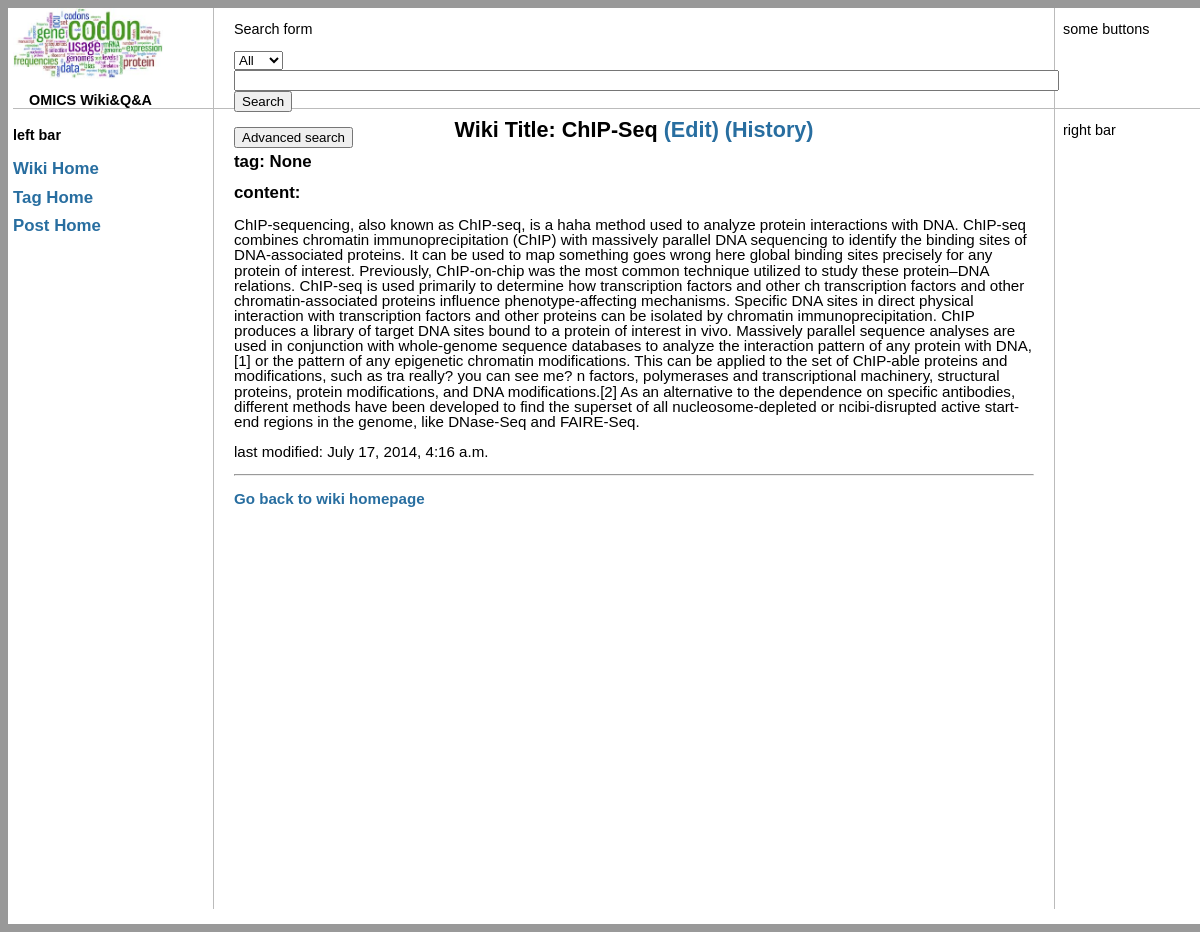
Page /wiki/3/ on the earlier database version.
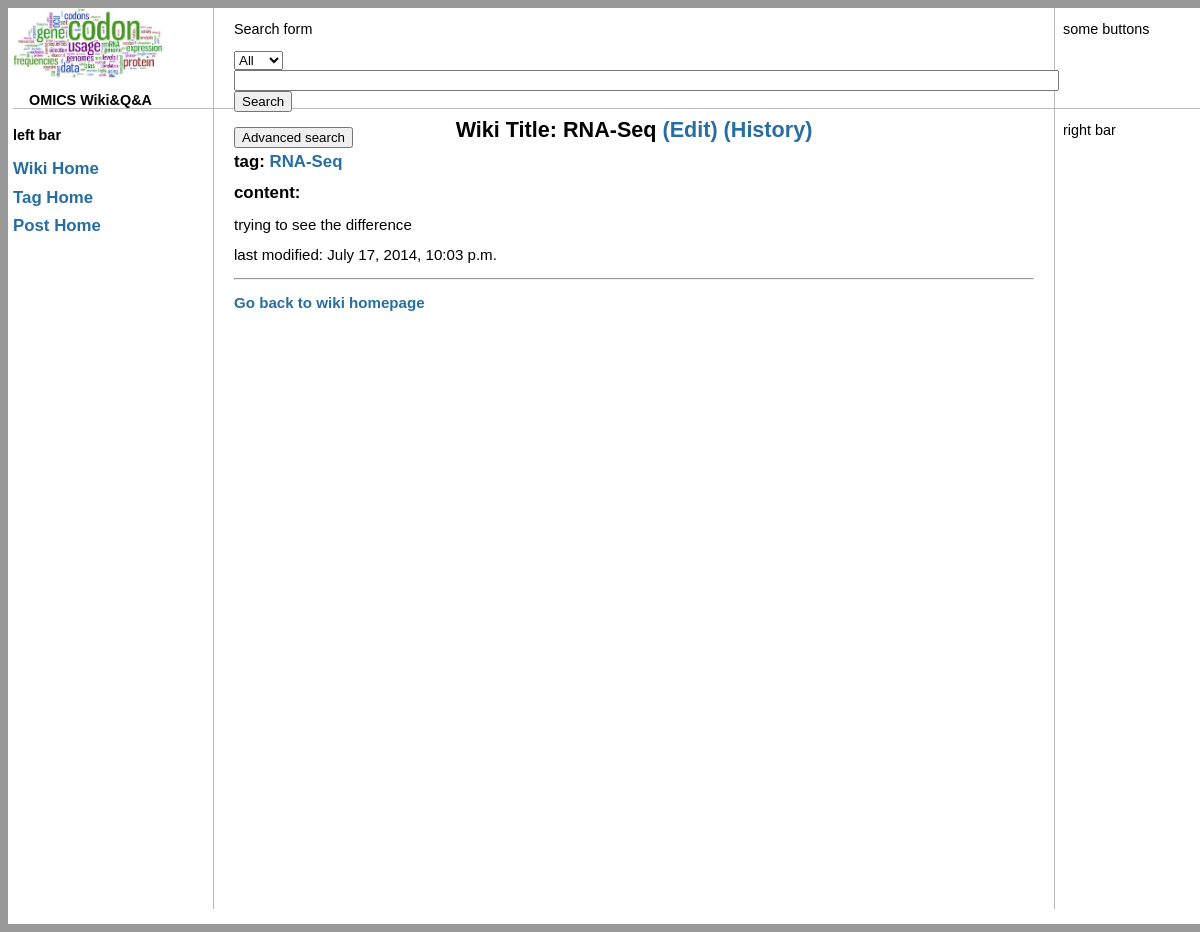
Same page on the later database version.
### wiki/models.py (models this page shows, shortened)
class Page(models.Model):
    title = models.CharField(_("title"), max_length=255, unique=True)
    tags = models.ManyToManyField("tags.Tag",blank=True)
    current_revision = models.OneToOneField('PageRevision', blank=True, null=True, verbose_name=_('current revision'),
                                            related_name = "revision_page")

class PageRevision(models.Model):
    revision_number = models.IntegerField(_('revision number'), editable=False)
    revision_summary = models.TextField(_('revision summary'), blank=True)
    page = models.ForeignKey(Page, on_delete = models.CASCADE, verbose_name=_("page"))
    content = models.TextField(blank=True, verbose_name = _("page content"))
    modified_date = models.DateTimeField(auto_now=True, verbose_name=_("modified date"))
    class Meta:
        get_latest_by= 'revision_number'

### tags/models.py (models this page shows, shortened)
class Tag(Page):
    def __unicode__(self):
        return self.name
    name = models.CharField(max_length=255, unique=True)
    parent_page = models.OneToOneField("wiki.Page",parent_link=True)
    count = models.IntegerField(default=0)
    parent = models.ForeignKey('self', related_name = "children",null=True, blank=True)
    node_position = models.IntegerField(default=0)
    PROPOSED, APPROVED, WORKFLOW, SOFTWARE = range(4)
    CATEGORY_CHOICE = [(PROPOSED, "proposed"), (APPROVED,"approved"), (WORKFLOW,"workflow"), (SOFTWARE,"software")]
    categories = models.IntegerField(choices=CATEGORY_CHOICE, default=PROPOSED)
    class Meta:
        get_latest_by= 'node_position'

### wiki/views.py (the view)
# urls.py: url(r'^(?P<pk>\d+)/$', views.WikiDetails.as_view(), name='wiki-detail'),
class WikiDetails(DetailView):
    template_name = "wiki/wiki_detail.html"
    model = Page

### templates/wiki/wiki_detail.html
{% extends 'base.html' %}
{% block content %}
<h1> Wiki Title: {{page.title}} <a href = "{% url 'wiki:wiki-edit' page.id %}"> (Edit) </a>
     <a href = "{% url 'wiki:wiki-history' page.id %}"> (History) </a>
</h1>
<h3> tag:
{% for tag in page.tags.all %}
<a href = "{% url 'tags:tag-detail' tag.id %}" > {{tag}} </a>
{% empty %}
None
{% endfor %}
 </h3>
<h3> content:</h3>
<p> {{ page.current_revision.content }} </p>
<p> last modified: {{ page.current_revision.modified_date }} </p>
<hr>
<p> <a href = "{% url 'wiki:wiki-index' %}"> Go back to wiki homepage</a> </p>
{% endblock content %}

Differences in the rows shown:
changed Page: title "ChIP-Seq" → "RNA-Seq"; current_revision.content "ChIP-sequencing, also known as ChIP-seq, is a haha method used to analyze protein interactions with DNA. ChIP-seq combines chromatin immunoprecipitation (ChIP) with massively parallel DNA sequencing to identify the binding sites of DNA-associated proteins. It can be used to map something goes wrong here global binding sites precisely for any protein of interest. Previously, ChIP-on-chip was the most common technique utilized to study these protein–DNA relations. ChIP-seq is used primarily to determine how transcription factors and other ch transcription factors and other chromatin-associated proteins influence phenotype-affecting mechanisms. Specific DNA sites in direct physical interaction…" → "trying to see the difference"; current_revision.modified_date "July 17, 2014, 4:16 a.m." → "July 17, 2014, 10:03 p.m."
added Tag: name "RNA-Seq"
Other differences:
text no longer shown: "None"
